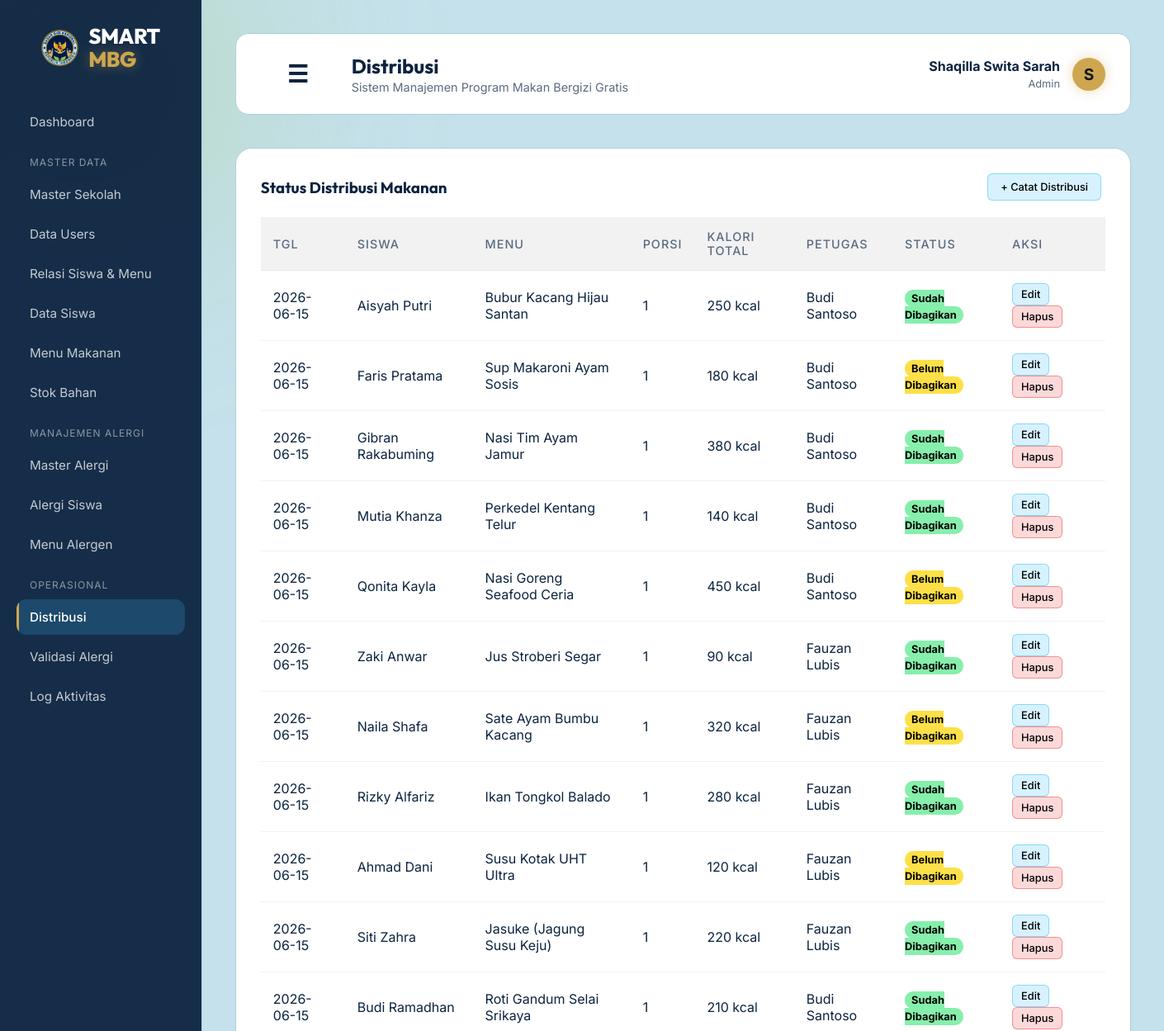
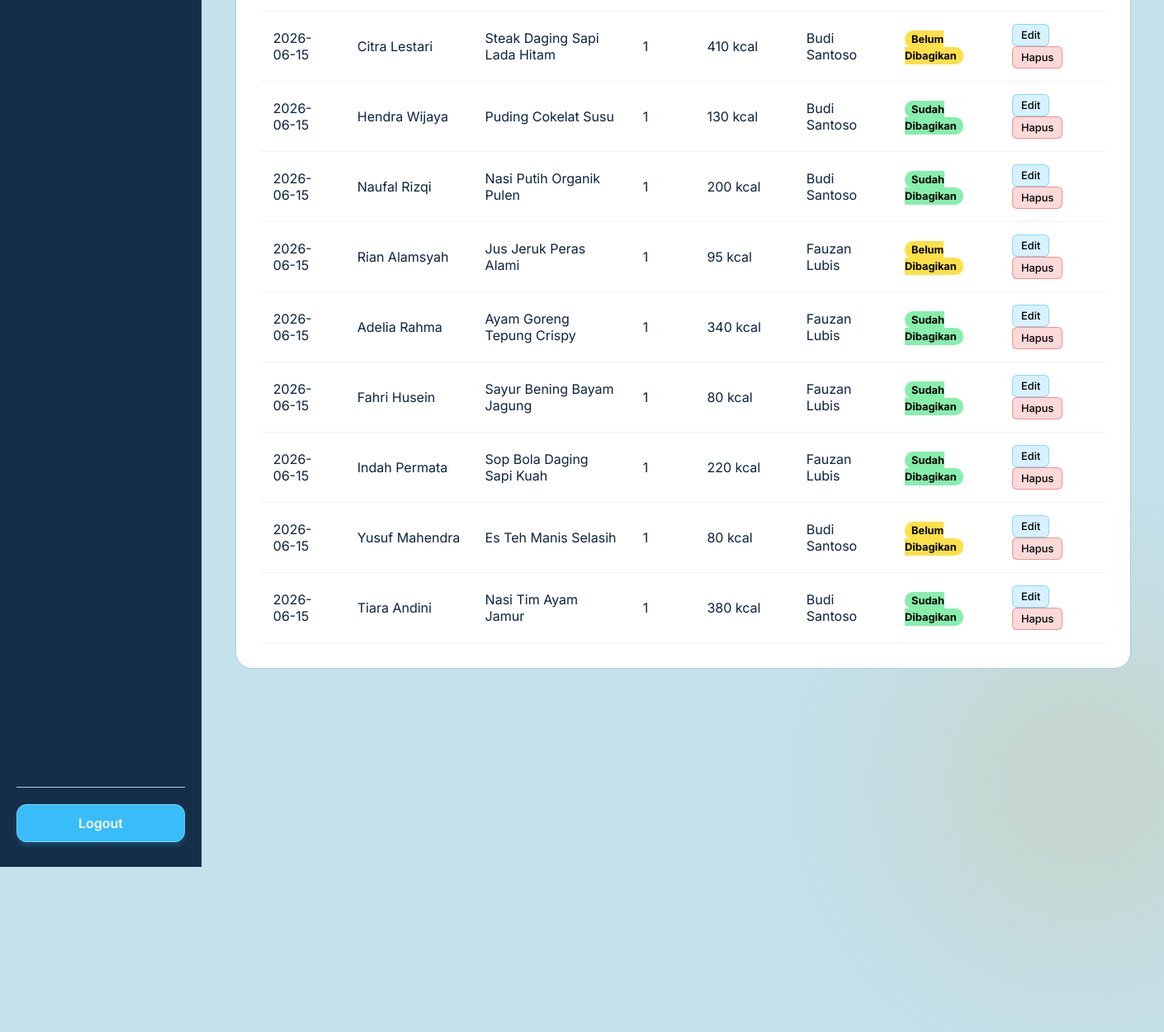
/public/distribusi (signed in), run on the app's committed database (2 pictures, top to bottom).
### tables this page shows
CREATE TABLE `distribusi` (
  `id_distribusi` int(11) NOT NULL,
  `id_siswa` int(11) NOT NULL,
  `id_menu` int(11) NOT NULL,
  `id_petugas` int(11) NOT NULL,
  `tanggal` date NOT NULL,
  `jumlah_porsi` int(11) DEFAULT '1',
  `total_kalori` int(11) DEFAULT '0',
  `status` enum('Sudah Dibagikan','Belum Dibagikan') DEFAULT 'Belum Dibagikan'
);

CREATE TABLE `siswa` (
  `id_siswa` int(11) NOT NULL,
  `nis` varchar(30) NOT NULL,
  `nama_siswa` varchar(100) NOT NULL,
  `jenis_kelamin` enum('L','P') NOT NULL,
  `status` enum('Aktif','Nonaktif') DEFAULT 'Aktif',
  `created_at` timestamp NOT NULL DEFAULT CURRENT_TIMESTAMP,
  `id_sekolah` int(11) NOT NULL
);

CREATE TABLE `menu_makanan` (
  `id_menu` int(11) NOT NULL,
  `nama_menu` varchar(100) NOT NULL,
  `jenjang` enum('TK','SD','SMP','SMK') NOT NULL,
  `kategori` enum('Makanan Utama','Lauk','Sayur','Buah','Minuman') NOT NULL,
  `deskripsi` text,
  `kalori` int(11) NOT NULL,
  `protein` decimal(5,2) DEFAULT '0.00',
  `lemak` decimal(5,2) DEFAULT '0.00',
  `karbohidrat` decimal(5,2) DEFAULT '0.00',
  `vitamin` decimal(5,2) DEFAULT '0.00',
  `berat_porsi` int(11) DEFAULT '0' COMMENT 'gram',
  `harga` decimal(10,2) DEFAULT '0.00',
  `status` enum('Aktif','Nonaktif') DEFAULT 'Aktif',
  `created_at` timestamp NOT NULL DEFAULT CURRENT_TIMESTAMP
);

CREATE TABLE `users` (
  `id_user` int(11) NOT NULL,
  `nama` varchar(100) NOT NULL,
  `username` varchar(50) NOT NULL,
  `password` varchar(255) NOT NULL,
  `role` enum('admin','petugas_stok','petugas_distribusi') DEFAULT 'petugas_stok',
  `created_at` timestamp NOT NULL DEFAULT CURRENT_TIMESTAMP
);

### app/core/Controller.php (called while the page is built, shortened)
<?php
class Controller {
    public function view($view, $data = []) {
        require_once '../app/views/' . $view . '.php';
    }
    public function model($model) {
        return new $model;
    }
}

### app/controllers/Distribusi.php (called while the page is built, shortened)
<?php
class Distribusi extends Controller {
    public function index() {
        $data['judul'] = 'Distribusi';
        $data['distribusi'] = $this->model('Distribusi_model')->getAllDistribusi();
        $data['siswa'] = $this->model('Siswa_model')->getAllSiswa();
        $data['menu'] = $this->model('Menu_model')->getAllMenu();
        $data['users'] = $this->model('User_model')->getAllUsers();
        $this->view('distribusi/index', $data);
    }
}

### app/core/App.php (called while the page is built, shortened)
<?php
class App {
    protected $method = 'index';
    protected $params = [];
    public function __construct() {
        $this->controller = new $this->controller;
        call_user_func_array([$this->controller, $this->method], $this->params);
    }
}

### public/index.php (called while the page is built, shortened)
<?php
$app = new App();

### app/core/Database.php (called while the page is built, shortened)
<?php
class Database {
    private $host = DB_HOST;
    private $user = DB_USER;
    private $pass = DB_PASS;
    private $db_name = DB_NAME;
    private $dbh;
    private $stmt;
    public function __construct() {
        $dsn = 'mysql:host=' . $this->host . ';dbname=' . $this->db_name;
        $option = [
            PDO::ATTR_PERSISTENT => true,
            PDO::ATTR_ERRMODE => PDO::ERRMODE_EXCEPTION
        ];
        try {
            $this->dbh = new PDO($dsn, $this->user, $this->pass, $option);
        } catch(PDOException $e) {
            die($e->getMessage());
        }
    }
    public function query($query) {
        $this->stmt = $this->dbh->prepare($query);
    }
    public function execute() {
        $this->stmt->execute();
    }
    public function resultSet() {
        $this->execute();
        return $this->stmt->fetchAll(PDO::FETCH_ASSOC);
    }
}

### app/models/Distribusi_model.php (called while the page is built, shortened)
<?php
class Distribusi_model {
    private $db;
    public function __construct() { $this->db = new Database; }
    public function getAllDistribusi() {
        $query = "SELECT distribusi.*, siswa.nama_siswa, menu_makanan.nama_menu, users.nama AS nama_petugas
                  FROM distribusi
                  JOIN siswa ON distribusi.id_siswa = siswa.id_siswa
                  JOIN menu_makanan ON distribusi.id_menu = menu_makanan.id_menu
                  JOIN users ON distribusi.id_petugas = users.id_user";
        $this->db->query($query);
        return $this->db->resultSet();
    }
}

### app/views/distribusi/index.php (the view, shortened to what this page needs)
<div class="glass-panel-widget" style="width: 100%;">
    <div style="display:flex; justify-content: space-between; align-items:center;">
        <h3 style="color:var(--text-primary); font-family: 'Outfit';">Status Distribusi Makanan</h3>
        <a href="#" onclick="document.getElementById('modalTambah').style.display='flex'; return false;" class="btn-sm btn-sm-edit" style="padding: 8px 15px;">+ Catat Distribusi</a>
    </div>
    <div class="table-responsive">
        <table>
            <thead>
                <tr>
                    <th>Tgl</th>
                    <th>Siswa</th>
                    <th>Menu</th>
                    <th>Porsi</th>
                    <th>Kalori Total</th>
                    <th>Petugas</th>
                    <th>Status</th>
                    <th>Aksi</th>
                </tr>
            </thead>
            <tbody>
                <?php foreach($data['distribusi'] as $d) : ?>
                <tr>
                    <td><?= $d['tanggal']; ?></td>
                    <td><?= $d['nama_siswa']; ?></td>
                    <td><?= $d['nama_menu']; ?></td>
                    <td><?= $d['jumlah_porsi']; ?></td>
                    <td><?= $d['total_kalori']; ?> kcal</td>
                    <td><?= $d['nama_petugas']; ?></td>
                    <td>
                        <span style="background: <?= $d['status'] == 'Sudah Dibagikan' ? '#86efac' : '#fde047'; ?>; color: #000; padding:3px 8px; border-radius:10px; font-size:0.8rem; font-weight:bold;">
                            <?= $d['status']; ?>
                        </span>
                    </td>
                    <td>
                        <a href="#" onclick="openUpdateModal('<?= $d['id_distribusi']; ?>', '<?= $d['tanggal']; ?>', '<?= $d['id_siswa']; ?>', '<?= $d['id_menu']; ?>', '<?= $d['jumlah_porsi']; ?>', '<?= $d['total_kalori']; ?>', '<?= $d['id_petugas']; ?>', '<?= $d['status']; ?>'); return false;" class="btn-sm btn-sm-edit">Edit</a>
                        <a href="<?= BASEURL; ?>/distribusi/hapus/<?= $d['id_distribusi']; ?>" onclick="return confirm('Apakah Anda yakin ingin menghapus data distribusi ini?');" class="btn-sm btn-sm-delete">Hapus</a>
                    </td>
                </tr>
                <?php endforeach; ?>
            </tbody>
        </table>
    </div>
</div>

### public/css/style.css (style rules this page uses)
:root { --bg-color: #c5e1eb; --text-primary: #0c2340; --text-secondary: #5a6b82; --accent-color: #cea64f; --accent-glow: rgba(206, 166, 79, 0.4); --glass-bg: #ffffff; --glass-border: #a8d0db; --mbg-green: #97c55c; --mbg-navy: #0c2340; }
* { margin: 0; padding: 0; box-sizing: border-box; }
body { font-family: 'Inter', sans-serif; background-color: var(--bg-color); color: var(--text-primary); min-height: 100vh; display: flex; justify-content: center; align-items: center; overflow: hidden; position: relative; }

### data on the page
distribusi: tanggal "2026-06-15", id_siswa.nama_siswa "Aisyah Putri", id_menu.nama_menu "Bubur Kacang Hijau Santan", jumlah_porsi "1", total_kalori "250", id_petugas.nama "Budi Santoso", status "Sudah Dibagikan"
distribusi: tanggal "2026-06-15", id_siswa.nama_siswa "Faris Pratama", id_menu.nama_menu "Sup Makaroni Ayam Sosis", jumlah_porsi "1", total_kalori "180", id_petugas.nama "Budi Santoso", status "Belum Dibagikan"
distribusi: tanggal "2026-06-15", id_siswa.nama_siswa "Gibran Rakabuming", id_menu.nama_menu "Nasi Tim Ayam Jamur", jumlah_porsi "1", total_kalori "380", id_petugas.nama "Budi Santoso", status "Sudah Dibagikan"
distribusi: tanggal "2026-06-15", id_siswa.nama_siswa "Mutia Khanza", id_menu.nama_menu "Perkedel Kentang Telur", jumlah_porsi "1", total_kalori "140", id_petugas.nama "Budi Santoso", status "Sudah Dibagikan"
distribusi: tanggal "2026-06-15", id_siswa.nama_siswa "Qonita Kayla", id_menu.nama_menu "Nasi Goreng Seafood Ceria", jumlah_porsi "1", total_kalori "450", id_petugas.nama "Budi Santoso", status "Belum Dibagikan"
distribusi: tanggal "2026-06-15", id_siswa.nama_siswa "Zaki Anwar", id_menu.nama_menu "Jus Stroberi Segar", jumlah_porsi "1", total_kalori "90", id_petugas.nama "Fauzan Lubis", status "Sudah Dibagikan"
distribusi: tanggal "2026-06-15", id_siswa.nama_siswa "Naila Shafa", id_menu.nama_menu "Sate Ayam Bumbu Kacang", jumlah_porsi "1", total_kalori "320", id_petugas.nama "Fauzan Lubis", status "Belum Dibagikan"
distribusi: tanggal "2026-06-15", id_siswa.nama_siswa "Rizky Alfariz", id_menu.nama_menu "Ikan Tongkol Balado", jumlah_porsi "1", total_kalori "280", id_petugas.nama "Fauzan Lubis", status "Sudah Dibagikan"
distribusi: tanggal "2026-06-15", id_siswa.nama_siswa "Ahmad Dani", id_menu.nama_menu "Susu Kotak UHT Ultra", jumlah_porsi "1", total_kalori "120", id_petugas.nama "Fauzan Lubis", status "Belum Dibagikan"
distribusi: tanggal "2026-06-15", id_siswa.nama_siswa "Siti Zahra", id_menu.nama_menu "Jasuke (Jagung Susu Keju)", jumlah_porsi "1", total_kalori "220", id_petugas.nama "Fauzan Lubis", status "Sudah Dibagikan"
distribusi: tanggal "2026-06-15", id_siswa.nama_siswa "Budi Ramadhan", id_menu.nama_menu "Roti Gandum Selai Srikaya", jumlah_porsi "1", total_kalori "210", id_petugas.nama "Budi Santoso", status "Sudah Dibagikan"
distribusi: tanggal "2026-06-15", id_siswa.nama_siswa "Citra Lestari", id_menu.nama_menu "Steak Daging Sapi Lada Hitam", jumlah_porsi "1", total_kalori "410", id_petugas.nama "Budi Santoso", status "Belum Dibagikan"
distribusi: tanggal "2026-06-15", id_siswa.nama_siswa "Hendra Wijaya", id_menu.nama_menu "Puding Cokelat Susu", jumlah_porsi "1", total_kalori "130", id_petugas.nama "Budi Santoso", status "Sudah Dibagikan"
distribusi: tanggal "2026-06-15", id_siswa.nama_siswa "Naufal Rizqi", id_menu.nama_menu "Nasi Putih Organik Pulen", jumlah_porsi "1", total_kalori "200", id_petugas.nama "Budi Santoso", status "Sudah Dibagikan"
distribusi: tanggal "2026-06-15", id_siswa.nama_siswa "Rian Alamsyah", id_menu.nama_menu "Jus Jeruk Peras Alami", jumlah_porsi "1", total_kalori "95", id_petugas.nama "Fauzan Lubis", status "Belum Dibagikan"
distribusi: tanggal "2026-06-15", id_siswa.nama_siswa "Adelia Rahma", id_menu.nama_menu "Ayam Goreng Tepung Crispy", jumlah_porsi "1", total_kalori "340", id_petugas.nama "Fauzan Lubis", status "Sudah Dibagikan"
distribusi: tanggal "2026-06-15", id_siswa.nama_siswa "Fahri Husein", id_menu.nama_menu "Sayur Bening Bayam Jagung", jumlah_porsi "1", total_kalori "80", id_petugas.nama "Fauzan Lubis", status "Sudah Dibagikan"
distribusi: tanggal "2026-06-15", id_siswa.nama_siswa "Indah Permata", id_menu.nama_menu "Sop Bola Daging Sapi Kuah", jumlah_porsi "1", total_kalori "220", id_petugas.nama "Fauzan Lubis", status "Sudah Dibagikan"
distribusi: tanggal "2026-06-15", id_siswa.nama_siswa "Yusuf Mahendra", id_menu.nama_menu "Es Teh Manis Selasih", jumlah_porsi "1", total_kalori "80", id_petugas.nama "Budi Santoso", status "Belum Dibagikan"
distribusi: tanggal "2026-06-15", id_siswa.nama_siswa "Tiara Andini", id_menu.nama_menu "Nasi Tim Ayam Jamur", jumlah_porsi "1", total_kalori "380", id_petugas.nama "Budi Santoso", status "Sudah Dibagikan"

### other printed values
$data['judul'] "Distribusi"
$_SESSION['nama'] "Shaqilla Swita Sarah"
str_replace('_', ' ', $_SESSION['role']) "Admin"
substr($_SESSION['nama'], 0, 1) "S"
